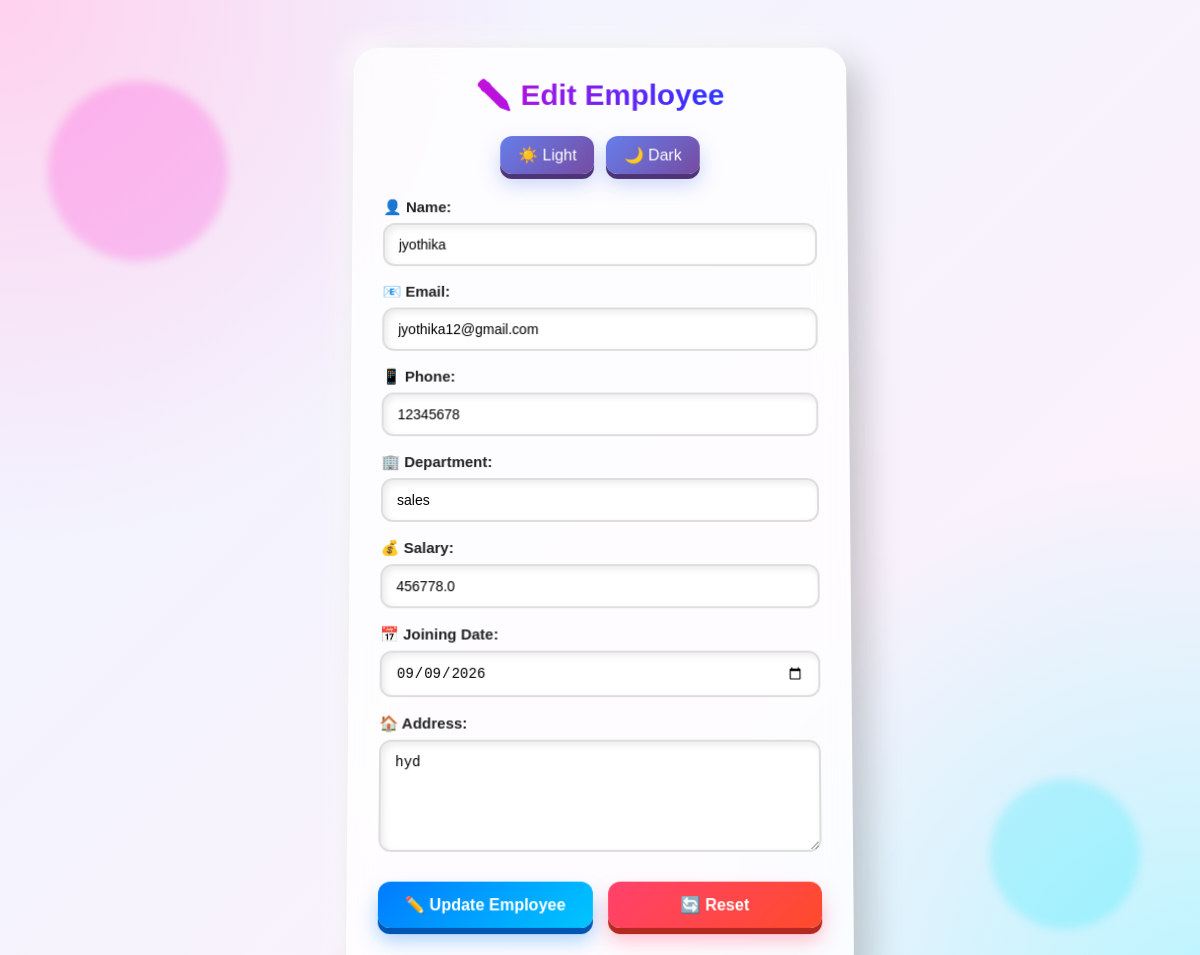
Screenshot of /edit-employee/3 (signed in) with the database file from the repository.
### tables this page shows
CREATE TABLE employee (id INTEGER PRIMARY KEY AUTOINCREMENT,user_id INTEGER NOT NULL,name TEXT NOT NULL,
    email TEXT NOT NULL,phone TEXT NOT NULL,department TEXT NOT NULL,salary REAL NOT NULL,joiningdate TEXT NOT NULL,
    address TEXT NOT NULL);

### server.py (the view, shortened to what this page needs)
@app.route("/edit-employee/<int:id>")
def edit_employee_page(id):
    if not login_required():
        return redirect("/login")
    theme = request.cookies.get(
        "theme",
        "light"
    )
    connection = get_database_connection()
    cursor = connection.cursor()
    cursor.execute(
        """
        SELECT *
        FROM employee
        WHERE id=?
        AND user_id=?
        """,
        (
            id,
            session["user_id"]
        )
    )
    employee = cursor.fetchone()
    connection.close()
    return render_template(
        "edit-employee.html",
        employee=employee,
        theme=theme
    )

### server.py (called while the page is built)
def get_database_connection():
    connection = sqlite3.connect("users.db")
    connection.row_factory = sqlite3.Row
    return connection

def login_required():
    return "user_id" in session

### templates/edit-employee.html (shortened to what this page needs)
<!DOCTYPE html>
<html lang="en">
<head>
</head>
<body class="{{theme}}">
    <div id="container">
        <h1>
            ✏️ Edit Employee
        </h1>
        <nav>
            <div class="theme-buttons">
                <a href="/set-theme/light">
                    ☀️ Light
                </a>
                <a href="/set-theme/dark">
                    🌙 Dark
                </a>
            </div>
        </nav>
        <form
            action="/edit-employee/{{ employee['id'] }}"
            method="POST"
        >
            <div>
                <label>
                    👤 Name:
                </label>
                <input
                    type="text"
                    name="name"
                    value="{{ employee['name'] }}"
                    required
                >
            </div>
            <div>
                <label>
                    📧 Email:
                </label>
                <input
                    type="email"
                    name="email"
                    value="{{ employee['email'] }}"
                    required
                >
            </div>
            <div>
                <label>
                    📱 Phone:
                </label>
                <input
                    type="tel"
                    name="phone"
                    value="{{ employee['phone'] }}"
                    required
                >
            </div>
            <div>
                <label>
                    🏢 Department:
                </label>
                <input
                    type="text"
                    name="department"
                    value="{{ employee['department'] }}"
                    required
                >
            </div>
            <div>
                <label>
                    💰 Salary:
                </label>
                <input
                    type="number"
                    name="salary"
                    value="{{ employee['salary'] }}"
                    required
                >
            </div>
            <div>
                <label>
                    📅 Joining Date:
                </label>
                <input
                    type="date"
                    name="joiningdate"
                    value="{{ employee['joiningdate'] }}"
                    required
                >
            </div>
            <div>
                <label>
                    🏠 Address:
                </label>
                <textarea
                    name="address"
                    required
                >{{ employee['address'] }}</textarea>
            </div>
            <div class="button">
                <button
                    type="submit"
                    class="update-btn"
                >
                    ✏️ Update Employee
                </button>
                <button
                    type="reset"
                    class="reset-btn"
                >
                    🔄 Reset
                </button>
            </div>
        </form>
    </div>
</body>
</html>

### templates/edit-employee.html (style rules this page uses)
* { margin: 0; padding: 0; box-sizing: border-box; }
body { font-family: Arial, sans-serif; min-height: 100vh; padding: 40px 15px; transition: 0.4s; background: radial-gradient(circle at top left, #ffd1ef, transparent 35%), radial-gradient(circle at bottom right, #b9f5ff, transparent 35%), linear-gradient(135deg, #eef5ff, #fff0fa); }
body.light { color: #222; }
#container { width: 500px; max-width: 100%; margin: auto; padding: 30px; border-radius: 25px; background: rgba(255, 255, 255, 0.78); backdrop-filter: blur(18px); border: 1px solid rgba(255, 255, 255, 0.5); box-shadow: 15px 15px 35px rgba(0, 0, 0, 0.20), -8px -8px 25px rgba(255, 255, 255, 0.75); transform: perspective(1000px) rotateX(2deg); transition: 0.4s; }
h1 { text-align: center; margin-bottom: 25px; font-size: 30px; background: linear-gradient( 90deg, #ff00cc, #3333ff, #00c6ff, #00e676, #ff00cc ); background-size: 300%; -webkit-background-clip: text; background-clip: text ; -webkit-text-fill-color: transparent; animation: gradientText 5s linear infinite; }
.theme-buttons { display: flex; justify-content: center; gap: 12px; margin-bottom: 25px; }
.theme-buttons a { padding: 10px 18px; text-decoration: none; color: white; border-radius: 12px; background: linear-gradient( 135deg, #667eea, #764ba2 ); box-shadow: 0 5px 0 #4c3475, 0 10px 20px rgba(102, 126, 234, 0.35); transition: 0.2s; }
form { width: 100%; }
form > div { margin-bottom: 17px; }
label { display: block; margin-bottom: 7px; font-weight: bold; font-size: 15px; }
input, textarea { width: 100%; padding: 12px 14px; border: 2px solid #ddd; border-radius: 12px; font-size: 14px; outline: none; background: rgba(255, 255, 255, 0.9); transition: 0.3s; box-shadow: inset 3px 3px 7px rgba(0, 0, 0, 0.08); }
textarea { resize: vertical; min-height: 110px; }
.button { display: flex; gap: 15px; margin-top: 25px; }
button { flex: 1; padding: 13px 20px; border: none; border-radius: 12px; cursor: pointer; font-size: 16px; font-weight: bold; color: white; transition: 0.2s; }
.update-btn { background: linear-gradient( 135deg, #007bff, #00c6ff ); box-shadow: 0 6px 0 #0056b3, 0 12px 20px rgba(0, 123, 255, 0.35); }
.reset-btn { background: linear-gradient( 135deg, #ff416c, #ff4b2b ); box-shadow: 0 6px 0 #b52a20, 0 12px 20px rgba(255, 65, 108, 0.35); }
body::before { content: ""; position: fixed; width: 180px; height: 180px; border-radius: 50%; background: #ff00cc; opacity: 0.18; filter: blur(5px); top: 8%; left: 4%; z-index: -1; animation: floatOne 6s ease-in-out infinite; }
body::after { content: ""; position: fixed; width: 150px; height: 150px; border-radius: 50%; background: #00e5ff; opacity: 0.2; filter: blur(5px); bottom: 8%; right: 5%; z-index: -1; animation: floatTwo 7s ease-in-out infinite; }

### rows the page displays
employee: name "jyothika", email "jyothika12@gmail.com", phone "12345678", department "sales", salary "456778.0", joiningdate "09/09/2026", address "hyd"
